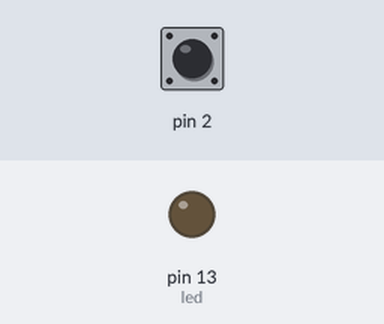
Bench run of a sketch on a simulated Arduino Uno, built with avr-gcc and run on an emulated ATmega328P. Parts: output pins drawn as LEDs (lit = HIGH). The test bench sets the inputs (shaded band); at power-on: pin 2 HIGH.

Above: at 1.2 s.
1.3 s: pin 2 pulled LOW for 0.15 s
At 1.37 s:
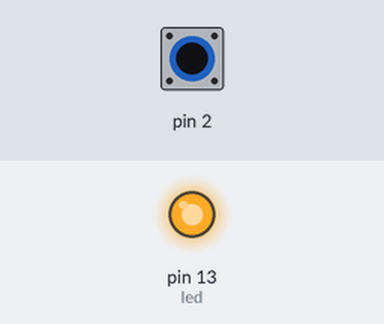
2.9 s: pin 2 pulled LOW for 3.2 s
At 7.2 s:
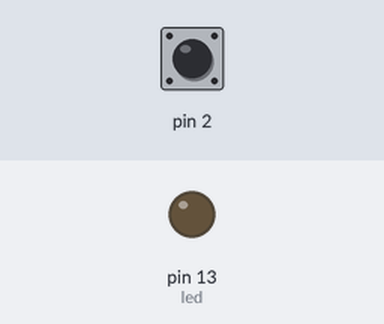
Timing chart, 0 to 8.7 s (numbered marks = the images above; inputs shaded):
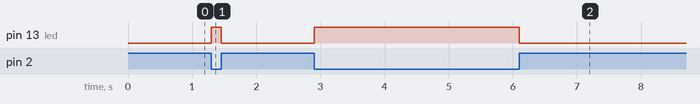

Measured:
- after the input at 1.3 s, pin 13 (led): LOW → HIGH at once, → LOW 0.15 s later
- after the input at 2.9 s, pin 13 (led): LOW → HIGH at once, → LOW 3.2 s later

The sketch:

11_30_Dao_LED.ino
```cpp
int led = 13;
volatile int trangthai = LOW; // khai báo biến kiểu volatile, tránh sai số trong quá trình thực hiện ngắt.
void setup()                           // đoạn chương trình cài đặt
{
    pinMode(led, OUTPUT); // khai báo led là ngõ ra
    digitalWrite(2, HIGH);    // Treo chân ngắt 0, chân số 2 lên mức cao.
    attachInterrupt(0, daoled, CHANGE); // khai báo ngắt 0, chương trình con daoled, chế độ có sự
                                                                 //  thay đổi là sinh ngắt
}
void loop()                           // đoạn chương trình chính, vòng lặp vô tận.
{
    digitalWrite(led, trangthai);           // gán trạng thái cho chân led.
 }
void daoled()                       // chương trình con ngắt, khi có ngắt xảy ra sẽ thực hiện chương trình này.
{
    trangthai = !trangthai;   // đảo trang thái.
}
```
